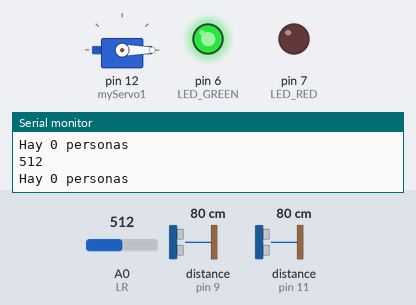
The sketch below on a simulated Arduino Uno, built with avr-gcc and run on an emulated ATmega328P. Parts: servo, output pins drawn as LEDs (lit = HIGH), the last lines printed to the serial monitor. Wiring (inferred from the names in the program): 2 × ultrasonic range finder: trigger pin 8, echo pin 9 / trigger pin 10, echo pin 11. The inputs (shaded band) are chosen by the test bench; at power-on: distance to the obstacle (sensors on pin 9, pin 11) 80 cm, A0 (LR) = 512. The echo pulse lasts 58.3 µs per cm; pins used as bus, display or sensor lines are not drawn.

Above: at 1.8 s.
1.9 s: distance to the obstacle (sensor on pin 9) set to 18 cm
3.9 s: distance to the obstacle (sensor on pin 9) set to 15 cm
At 5.9 s:
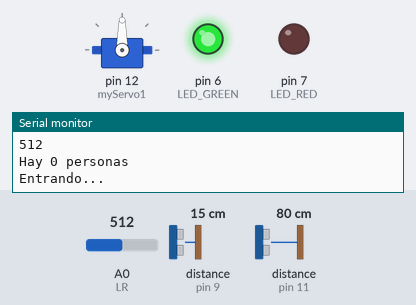
8.2 s: A0 (LR) set to 306
12.5 s: A0 (LR) set to 289
At 16.7 s:
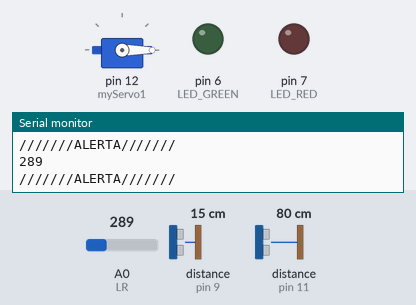
16.8 s: A0 (LR) set to 310
At 20.0 s:
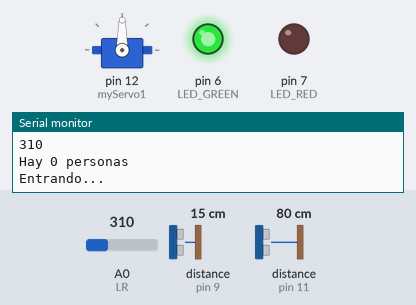
20.6 s: distance to the obstacle (sensor on pin 11) set to 2 cm
Timing chart, 0 to 25.9 s (numbered marks = the images above; inputs shaded):
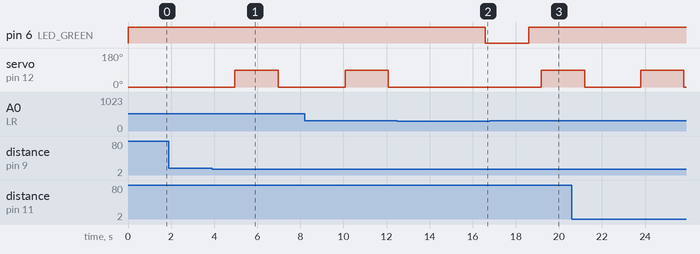

Measured:
- the behaviour switches between 17 and 16 cm on distance to the obstacle (sensor on pin 9) (found by bisection; images 0 and 1)
- the behaviour switches between 300 and 299 on A0 (LR) (found by bisection; images 1 and 2)
- after the input at 3.9 s, servo on pin 12 (myServo1): 0° → 90° after 1.1 s, → 0° 2.0 s later
- after the input at 12.5 s, pin 6 (LED_GREEN): HIGH → LOW after 4.1 s; servo on pin 12 (myServo1): stays 0° (without the input it goes to 90° after 2.7 s)
- after the input at 16.8 s, pin 6 (LED_GREEN): LOW → HIGH after 1.8 s; servo on pin 12 (myServo1): 0° → 90° after 2.4 s

The sketch:

Control__de_aforo.ino
```cpp
#include <Servo.h>.

Servo myServo1;
//Servo myServo2;
const int trigPin1  = 8 ;
const int echoPin1  = 9 ;
const int trigPin2  = 10 ;
const int echoPin2  = 11 ;
const int maxCount  = 5;
const int LED_RED   = 7;
const int LED_GREEN = 6;
const int LR= 0;
const int closeAngle = 0;
const int openAngle = 90;
long durationInt ;
long durationOut ;
int distanceInt ;
int distanceOut ;
int contador = 0;
bool aforoState = 0;
bool securityState = 0;
int maxDistance = 15;   //cm
int minDistance = 8;    //cm
int waitingTime = 2000;  //ms


void setup(){
  pinMode(trigPin1, OUTPUT);
  pinMode(echoPin1, INPUT);
  pinMode(trigPin2, OUTPUT);
  pinMode(echoPin2, INPUT);
  pinMode(LED_RED, OUTPUT);
  pinMode(LED_GREEN, OUTPUT);
  Serial.begin(9600);
  myServo1.attach(12);
}

void loop(){
  int ledValue = analogRead(LR);
  Serial.println(ledValue);
  if (ledValue >= 300) {
    securityState = 1;
  } else {
    securityState = 0;
  }
  if (securityState) {
    myServo1.write(0);
    Serial.print("Hay ");
    Serial.print(contador);
    Serial.print(" personas");
    Serial.println("");
    delay(20);
    countPerson();
    delay(20);
    outPerson();
    delay(500);
    intPerson();
    delay(500);
  } else {
    Serial.println("///////ALERTA///////");
    delay(2000);
    digitalWrite(LED_RED,LOW);
    digitalWrite(LED_GREEN,LOW);
    myServo1.write(closeAngle);
  }
}

int calculateDistanceInt(){
  digitalWrite(trigPin1, LOW);
  delayMicroseconds(2);
  digitalWrite(trigPin1, HIGH);
  delayMicroseconds(10);
  digitalWrite(trigPin1, LOW);
  durationInt = pulseIn(echoPin1, HIGH);
  distanceInt= durationInt*0.034/2;
  return distanceInt;
}

int calculateDistanceOut(){
  digitalWrite(trigPin2, LOW);
  delayMicroseconds(2);
  digitalWrite(trigPin2, HIGH);
  delayMicroseconds(10);
  digitalWrite(trigPin2, LOW);
  durationOut = pulseIn(echoPin2, HIGH);
  distanceOut = durationOut*0.034/2;
  return distanceOut;
}

void intPerson(){
  if (calculateDistanceInt() <= maxDistance && !aforoState){
    Serial.println("Entrando...");
    delay(20);
    myServo1.write(openAngle);
    delay(waitingTime);
    myServo1.write(closeAngle);
    delay(waitingTime);
    int distance1 = calculateDistanceOut();
    Serial.println(distance1);
    if (22>=distance1 & distance1>= minDistance){
      Serial.println("Pasó 1 persona");
      contador += 1;
      delay(20);
    } else {
      Serial.println("No entró...");
    }
  }
}

void outPerson(){
  if (calculateDistanceOut() <= maxDistance-5){
    Serial.println("Saliendo...");
    delay(20);
    myServo1.write(openAngle);
    delay(waitingTime);
    myServo1.write(closeAngle);
    delay(waitingTime);
    int distance2 = calculateDistanceInt();
    Serial.println(distance2);
    if (22>=distance2 & distance2>=12){
      Serial.println("Salió 1 persona");
      contador -= 1;
      delay(20);
    } else {
      myServo1.write(closeAngle);
      Serial.println("No salió...");
    }
  }
}

void countPerson (){
  if (contador == maxCount){
    delay(20);
    myServo1.write(closeAngle);
    Serial.println("Aforo a full capacidad");
    delay(20);
    digitalWrite(LED_RED,HIGH);
    delay(20);
    digitalWrite(LED_GREEN,LOW);
    delay(20);
    aforoState = 1;
  } else{
    digitalWrite(LED_GREEN,HIGH);
    delay(20);
    digitalWrite(LED_RED,LOW);
    delay(20);
    aforoState = 0;
  }
}
```
